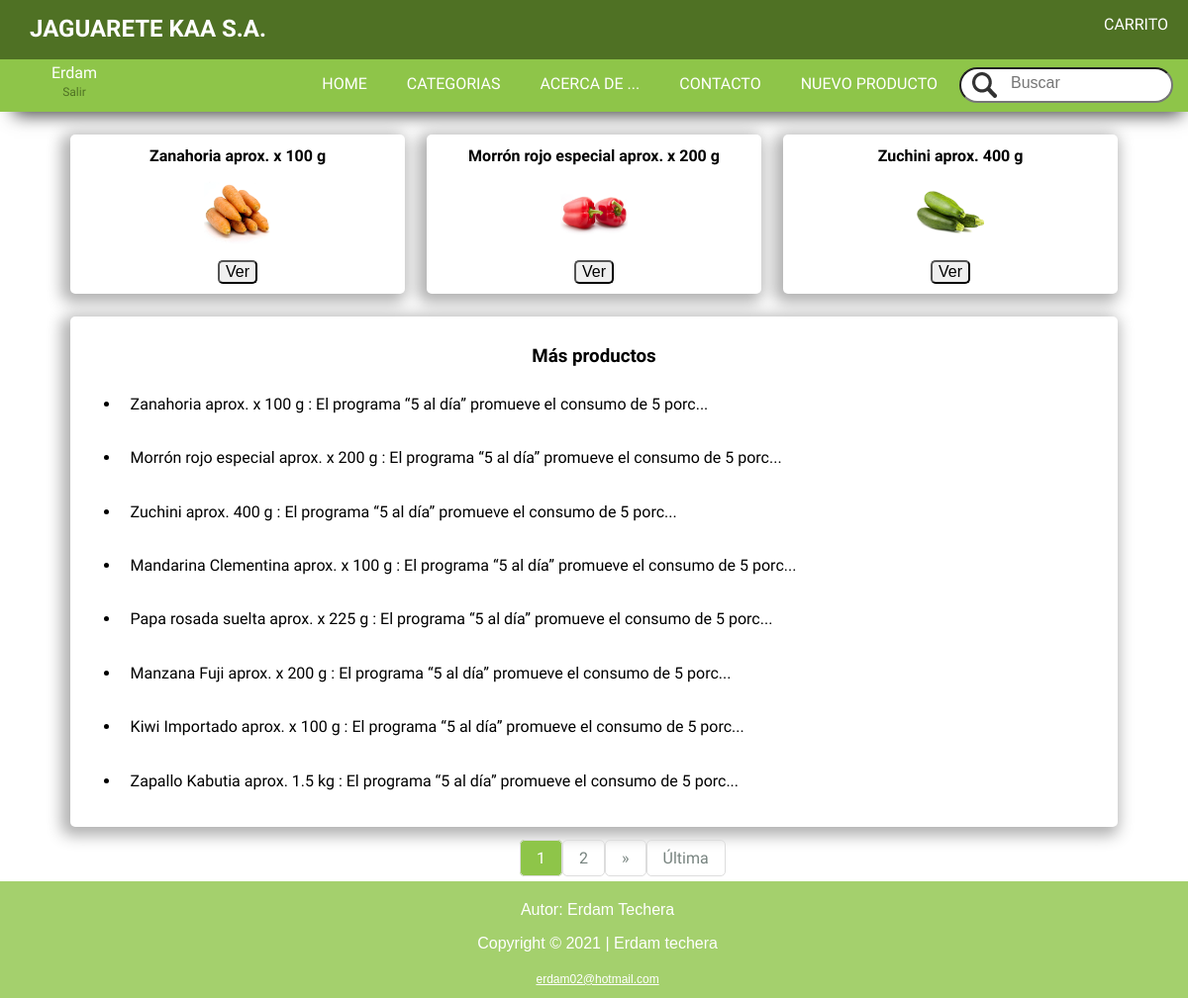
The app's page / (signed in) with its own data.
### JAGUARETE/models.py (models this page shows, shortened)
class Producto(models.Model):
    titulo = models.CharField(max_length=50)
    imagen = models.ImageField(upload_to="_img", null=True)
    descripcion = models.CharField(max_length=500)
    precio = models.IntegerField()
    categoria = models.ForeignKey(Categoria, null=False, blank=False, on_delete=models.CASCADE)

### JAGUARETE/views.py (the view)
# urls.py: path('', views.index, name="index"),
def index(request):
    listado_producto=Producto.objects.all()
    categoria= Categoria.objects.all()
    destacados = Producto.objects.all()[:3]
    paginator=Paginator(listado_producto,8)
    pagina=request.GET.get("actual") or 1
    productos=paginator.get_page(pagina)
    pagina_actual = int(pagina)
    paginas = range(1, productos.paginator.num_pages + 1)
    return render(request, "JAGUARETE/index.html",{
        "paginas": paginas,
        "pagina_actual": pagina_actual,
        "destacados": destacados,
        "lista_productos":productos,
        "titulo":"Home",
        "categorias": categoria
    })

### JAGUARETE/templates/JAGUARETE/index.html (shortened to what this page needs)
{% extends "JAGUARETE/layout.html" %}
 {% block main %}
{% load static %}
      <main>
         <section id="articuloPrincipal">
             {% if destacados %}
                 {% for destacados in destacados %}
                    <article class="cajaArticulo">
                       <h2>{{destacados.titulo}}</h2>
                       <img src="{{destacados.imagen.url}}" alt=""><input  class="alinear" type="button" value="Ver" onclick="location.href='{% url 'url:productos' destacados.id %}'">
                    </article>
                 {% empty %}
                     <h3>No hay elementos que mostrar</h3>
                 {% endfor %}
             {% endif %}
         </section>
         <section>
            <article id="articuloSecundario">
               <h3>Más productos</h3>
               <ul>
               {% if lista_productos %}
                     {% for producto in lista_productos %}
                        <li><p> {{producto.titulo}} :        {{producto.descripcion|truncatechars_html:55 }}</p></li>
                     {% empty %}
                         <h3>No hay elementos que mostrar</h3>
                     {% endfor %}
               {% endif %}
               </ul>
            </article>
         </section>
   <div id="paginacion">
      <nav>
         <ul>
             {% for pagina in  paginas %}
                  <li  >
                   <a  href="?actual={{pagina}}" {% if pagina_actual == pagina %} class=" active" {% endif %}>{{pagina}}</a>
                   </li>
             {% endfor %}
         {% if lista_productos.has_next %}
            <li>
               <a href="?actual={{lista_productos.next_page_number}}">&raquo;</a>
            </li>
            <li>
               <a href="?actual={{lista_productos.paginator.num_pages}}">Última</a>
            </li>
         {% endif %}
         </ul>
      </nav>
   </div>
</main>
 {% endblock %}

### JAGUARETE/templates/JAGUARETE/layout.html (shortened to what this page needs)
<!doctype html>
{% load static %}
<html lang="es">
   <head>
      <link rel="stylesheet"  href="{% static '_css/estilo.css' %}">
   </head>
   <body>
      <header>
         <div id="encabezado">
            <a href="{% url 'url:index' %}" >
               <h1>JAGUARETE KAA S.A.</h1>
            </a>
            <ul >
               <li><a href="{% url 'url:carrito' %}" class="seleccion">CARRITO</a></li>
            </ul>
         </div>
          {% if user.is_authenticated %}
         <div id="usuario">{{ user.get_username }}<p><a href="{% url 'logout'%}">Salir</a></p></div>
        {% endif %}
         <nav class="menu">
            <ul>
               <li><a href="{% url 'url:index' %}" class="seleccion">HOME</a></li>
               <li>
                  <a href="" class="seleccion">CATEGORIAS</a>
               </li>
               <li><a href="{% url 'url:acercaDe' %}" class="seleccion">ACERCA DE ...</a></li>
               <li><a href="mailto:soyelcorreo@jaguarete.com" class="seleccion">CONTACTO</a></li>
               <li><a href="{% url 'url:producto' %}" class="seleccion">NUEVO PRODUCTO</a></li>
               <li>
                  <form class="buscador">
                     <input type="search" name="buscar" placeholder="Buscar">
                  </form>
               </li>
            </ul>
         </nav>
      </header>
         {% block main %}
         {% endblock %}
    <footer> <p>Autor: Erdam Techera</p>
   <p>Copyright © 2021 | Erdam techera </p>
   <p><a href="mailto:erdam02@hotmail.com">erdam02@hotmail.com</a></p></footer>
   </body>
</html>

### JAGUARETE/static/_css/estilo.css (style rules this page uses)
:root { --colorEncabezado: rgb(79, 113, 36); --colorPagina: rgb(142, 197, 73); --colorTexto: #77837F; --colorFooter: rgba(142, 197, 73, .8); --colorBotonHover: rgba(142, 197, 73, .5); --colorBlanco: white; --menuUser: rgba(142, 197, 73, .8); --transparente:rgba(0, 0, 0, 0.75); }
body { font-family: 'Lemonada', cursive; }
header { background: var(--colorPagina); box-shadow: 4px 13px 17px -10px rgba(0,0,0,0.75); -webkit-box-shadow: 4px 13px 17px -10px rgba(0,0,0,0.75); -moz-box-shadow: 4px 13px 17px -10px rgba(0,0,0,0.75); width: 100%; }
main { width: 100%; padding-top: 1%; padding-bottom: .3%; : }
section { width: 90%; margin: 0 auto 1% auto; }
footer { position: relative; width: 100%; height: 110px; text-align: center; padding: .3%; background: var(--colorFooter); font-family: Verdana, Geneva, sans-serif; color: var(--colorBlanco); }
footer a { font-size:12px; color:var(--colorBlanco); }
#articuloSecundario p { padding-bottom: 13px; padding: 10px; }

### JAGUARETE/static/_css/menu.css (style rules this page uses)
#encabezado { position: relative; background: var(--colorEncabezado); z-index: 3; }
.menu ul, #encabezado, #encabezado ul { width: 100%; margin: 0; padding: 0; list-style: none; display: flex; justify-content: flex-end; }
#encabezado h1 { font-size: 24px; display: block; width: 290px; padding-left: 30px; color: var(--colorBlanco); }
#encabezado a { text-decoration: none; }
.menu li .seleccion, #encabezado li .seleccion { display: block; padding: 15px 20px; margin-top: 1px; text-decoration: none; text-align: center; color: var(--colorBlanco); transition: all .5s; }
#usuario { position: absolute; top: 65px; width: 150px; text-transform: capitalize; color: var(--colorBlanco); text-align: center; }
#usuario p { position: relative; top: -7px; display: block; line-height: 0; }
#usuario p a { text-decoration: none; color: var(--colorEncabezado); font-size: 12px; }

### JAGUARETE/static/_css/buscador.css (style rules this page uses)
.buscador { padding: 8px 15px 9px 2px; }
input[type="search"] { width: width: 250px; background: var(--colorBlanco) url('../_img/iconos/icon-lupa.webp') no-repeat 10px center; padding: 5px 5px 9px 0; border-radius: 15em; transition: all .5s; outline: none; }
input::placeholder { padding-left: 50px; transition: all .5s; }

### JAGUARETE/static/_css/articulos.css (style rules this page uses)
#articuloPrincipal { display: flex; text-align: center; }
#articuloPrincipal .cajaArticulo h2 { font-size: 16px; }
#articuloSecundario h3 { text-align: center; }
#articuloSecundario { padding: 1%; }
#articuloPrincipal img { object-fit: contain; width: 20%; }
input[type="button"] { display: block; cursor: pointer; border-radius: 5px; }
article { margin: 1%; background: var(--colorBlanco); border-radius: 5px; -webkit-box-shadow: -4px 4px 15px 5px rgba(0,0,0,0.31); box-shadow: -4px 4px 15px 5px rgba(0,0,0,0.31); }
.cajaArticulo { width: 33%; }
.alinear { margin: 10px auto; }

### JAGUARETE/static/_css/productos.css (style rules this page uses)
#paginacion { width: 90%; margin: auto; padding: .9%; }
#paginacion ul { position: relative; width: 150px; ; padding: 0; display: flex; margin: auto; }
#paginacion li { list-style: none; }
#paginacion a { color: var(--colorTexto); padding: 8px 16px; border-radius: 5px; text-decoration: none; transition: background-color .3s; border: 1px solid #ddd; }
#paginacion a.active { background: var(--colorPagina); border-radius: 5px; color: white; }

### records on screen
Producto: titulo "Zanahoria aprox. x 100 g", imagen (picture), id "Ver", descripcion "El programa “5 al día” promueve el consumo de 5 porc..."
Producto: titulo "Morrón rojo especial aprox. x 200 g", imagen (picture), id "Ver", descripcion "El programa “5 al día” promueve el consumo de 5 porc..."
Producto: titulo "Zuchini aprox. 400 g", imagen (picture), id "Ver", descripcion "El programa “5 al día” promueve el consumo de 5 porc..."
Producto: titulo "Mandarina Clementina aprox. x 100 g", descripcion "El programa “5 al día” promueve el consumo de 5 porc..."
Producto: titulo "Papa rosada suelta aprox. x 225 g", descripcion "El programa “5 al día” promueve el consumo de 5 porc..."
Producto: titulo "Manzana Fuji aprox. x 200 g", descripcion "El programa “5 al día” promueve el consumo de 5 porc..."
Producto: titulo "Kiwi Importado aprox. x 100 g", descripcion "El programa “5 al día” promueve el consumo de 5 porc..."
Producto: titulo "Zapallo Kabutia aprox. 1.5 kg", descripcion "El programa “5 al día” promueve el consumo de 5 porc..."

### other values on screen
{{ user.get_username }} "Erdam"
{{ pagina }} "1" "2"
